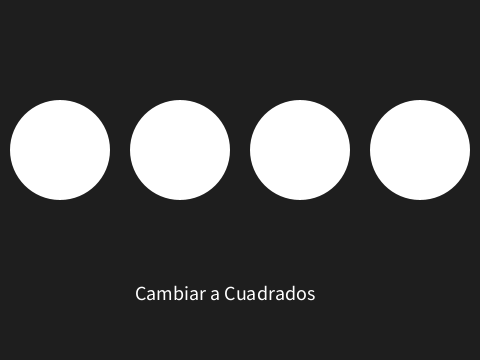
Frame 1 (no input)
Frame 60 (the mouse pressed at the canvas centre just before this capture): identical to frame 1, image omitted
Frame 120 (the mouse held since frame 60 and released just before this capture): identical to frame 1, image omitted

The Processing sketch that drew this single still picture (run headless with seeded random() and noise(); from frame 60 on, the mouse is pressed at the canvas centre):

// Processing sketch: ej_02
// ── ej_02.pde
/******************************************/
/*Processing en el Universo del Videojuego*/
/*Unidad 4: Pantallas de Datos            */
/*Ejemplo 02: Interacción con Retorno     */
/*                                        */
/* ibuioli@gmail.com                      */
/* jaimeperezmarin@gmail.com              */
/******************************************/

boolean pantalla01, pantalla02, m_over01, m_over02;

void setup() {
  size(480, 360);
  noStroke();
  textSize(20);
  pantalla01 = true;
}

void draw() {
  background(30);
  if (pantalla01 == true) {
    pantalla01();
  }else if (pantalla02 == true){
    pantalla02();
  }
}

void mousePressed(){
  if(m_over01){
    pantalla01 = false;
    pantalla02 = true;
  }
  if(m_over02){
    pantalla01 = true;
    pantalla02 = false;
  }
}

// ── mouseOver.pde
boolean mouseOver(float x, float y, float ancho, float alto) {

  if (mouseX > x-ancho && mouseX < x+ancho && 
    mouseY > y-alto && mouseY < y+alto) {
    return true;
  }
  else {
    return false;
  }
}

// ── pantalla01.pde
void pantalla01() {
  fill(255);
  for (int i = 60; i < 480; i+=120) {
    ellipse(i, 150, 100, 100);
  }
  m_over01 = mouseOver(135, 283, 206, 17);

  if (m_over01) {
    fill(255, 0, 0);
    cursor(HAND);
    m_over02 = false;
  }
  else {
    fill(255);
    cursor(ARROW);
  }
  text("Cambiar a Cuadrados", 135, 300);
}


// ── pantalla02.pde
void pantalla02() {
  rectMode(CENTER);
  fill(255);
  for (int i = 60; i < 480; i+=120) {
    rect(i, 150, 100, 100);
  }

  m_over02 = mouseOver(150, 283, 165, 17);

  if (m_over02) {
    fill(255, 0, 0);
    cursor(HAND);
    m_over01 = false;
  } 
  else {
    fill(255);
    cursor(ARROW);
  }
  text("Volver a Circulos", 150, 300);
}
